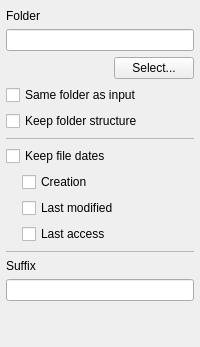
           <widget class="QWidget" name="output_Tab">
            <attribute name="title">
             <string>Output</string>
            </attribute>
            <layout class="QVBoxLayout" name="verticalLayout_12">
             <property name="leftMargin">
              <number>6</number>
             </property>
             <property name="topMargin">
              <number>9</number>
             </property>
             <property name="rightMargin">
              <number>6</number>
             </property>
             <property name="bottomMargin">
              <number>6</number>
             </property>
             <item>
              <layout class="QVBoxLayout" name="verticalLayout_11">
               <item>
                <widget class="QLabel" name="outputFolder_Label">
                 <property name="text">
                  <string>Folder</string>
                 </property>
                </widget>
               </item>
               <item>
                <widget class="QLineEdit" name="outputFolder_LineEdit">
                 <property name="sizePolicy">
                  <sizepolicy hsizetype="MinimumExpanding" vsizetype="Fixed">
                   <horstretch>0</horstretch>
                   <verstretch>0</verstretch>
                  </sizepolicy>
                 </property>
                 <property name="maxLength">
                  <number>1024</number>
                 </property>
                 <property name="frame">
                  <bool>true</bool>
                 </property>
                </widget>
               </item>
               <item>
                <layout class="QHBoxLayout" name="horizontalLayout_6">
                 <item>
                  <spacer name="horizontalSpacer_8">
                   <property name="orientation">
                    <enum>Qt::Horizontal</enum>
                   </property>
                   <property name="sizeHint" stdset="0">
                    <size>
                     <width>40</width>
                     <height>20</height>
                    </size>
                   </property>
                  </spacer>
                 </item>
                 <item>
                  <widget class="QPushButton" name="outputFolderBrowse_Button">
                   <property name="sizePolicy">
                    <sizepolicy hsizetype="Maximum" vsizetype="Fixed">
                     <horstretch>0</horstretch>
                     <verstretch>0</verstretch>
                    </sizepolicy>
                   </property>
                   <property name="text">
                    <string>Select...</string>
                   </property>
                   <property name="flat">
                    <bool>false</bool>
                   </property>
                  </widget>
                 </item>
                </layout>
               </item>
               <item>
                <widget class="QCheckBox" name="sameOutputFolderAsInput_CheckBox">
                 <property name="text">
                  <string>Same folder as input</string>
                 </property>
                </widget>
               </item>
               <item>
                <widget class="QCheckBox" name="keepStructure_CheckBox">
                 <property name="enabled">
                  <bool>true</bool>
                 </property>
                 <property name="text">
                  <string>Keep folder structure</string>
                 </property>
                </widget>
               </item>
               <item>
                <widget class="Line" name="line_2">
                 <property name="lineWidth">
                  <number>0</number>
                 </property>
                 <property name="midLineWidth">
                  <number>1</number>
                 </property>
                 <property name="orientation">
                  <enum>Qt::Horizontal</enum>
                 </property>
                </widget>
               </item>
               <item>
                <widget class="QMainCheckBox" name="keepDates_CheckBox">
                 <property name="text">
                  <string>Keep file dates</string>
                 </property>
                 <property name="tristate">
                  <bool>true</bool>
                 </property>
                </widget>
               </item>
               <item>
                <layout class="QVBoxLayout" name="verticalLayout_3">
                 <property name="leftMargin">
                  <number>16</number>
                 </property>
                 <item>
                  <widget class="QCheckBox" name="keepCreationDate_CheckBox">
                   <property name="text">
                    <string>Creation</string>
                   </property>
                  </widget>
                 </item>
                 <item>
                  <widget class="QCheckBox" name="keepLastModifiedDate_CheckBox">
                   <property name="text">
                    <string>Last modified</string>
                   </property>
                  </widget>
                 </item>
                 <item>
                  <widget class="QCheckBox" name="keepLastAccessDate_CheckBox">
                   <property name="text">
                    <string>Last access</string>
                   </property>
                  </widget>
                 </item>
                </layout>
               </item>
               <item>
                <widget class="Line" name="line">
                 <property name="frameShadow">
                  <enum>QFrame::Sunken</enum>
                 </property>
                 <property name="lineWidth">
                  <number>0</number>
                 </property>
                 <property name="midLineWidth">
                  <number>1</number>
                 </property>
                 <property name="orientation">
                  <enum>Qt::Horizontal</enum>
                 </property>
                </widget>
               </item>
               <item>
                <widget class="QLabel" name="outputSuffix_Label">
                 <property name="text">
                  <string>Suffix</string>
                 </property>
                </widget>
               </item>
               <item>
                <widget class="QLineEdit" name="outputSuffix_LineEdit">
                 <property name="maxLength">
                  <number>128</number>
                 </property>
                 <property name="frame">
                  <bool>true</bool>
                 </property>
                 <property name="clearButtonEnabled">
                  <bool>false</bool>
                 </property>
                </widget>
               </item>
               <item>
                <spacer name="verticalSpacer_3">
                 <property name="orientation">
                  <enum>Qt::Vertical</enum>
                 </property>
                 <property name="sizeHint" stdset="0">
                  <size>
                   <width>20</width>
                   <height>40</height>
                  </size>
                 </property>
                </spacer>
               </item>
              </layout>
             </item>
            </layout>
           </widget>
